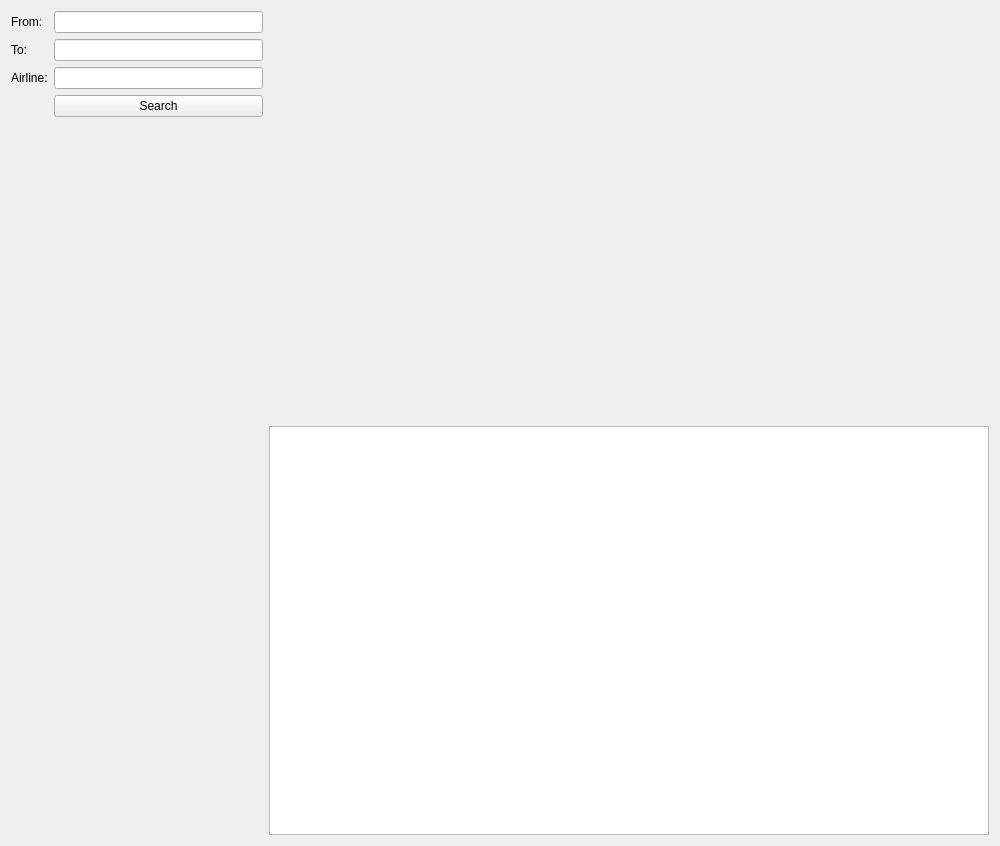
<?xml version="1.0" encoding="UTF-8"?>
<ui version="4.0">
 <class>MainWindow</class>
 <widget class="QMainWindow" name="MainWindow">
  <property name="geometry">
   <rect>
    <x>0</x>
    <y>0</y>
    <width>1000</width>
    <height>846</height>
   </rect>
  </property>
  <property name="sizePolicy">
   <sizepolicy hsizetype="Expanding" vsizetype="Expanding">
    <horstretch>0</horstretch>
    <verstretch>0</verstretch>
   </sizepolicy>
  </property>
  <property name="minimumSize">
   <size>
    <width>1000</width>
    <height>740</height>
   </size>
  </property>
  <property name="windowTitle">
   <string>MainWindow</string>
  </property>
  <widget class="QWidget" name="centralWidget">
   <property name="sizePolicy">
    <sizepolicy hsizetype="Expanding" vsizetype="Expanding">
     <horstretch>0</horstretch>
     <verstretch>0</verstretch>
    </sizepolicy>
   </property>
   <layout class="QGridLayout" name="gridLayout">
    <item row="0" column="0">
     <layout class="QHBoxLayout" name="horizontalLayout" stretch="280,720">
      <item>
       <layout class="QFormLayout" name="formLayout">
        <item row="4" column="0">
         <widget class="QLabel" name="airlineLabel">
          <property name="minimumSize">
           <size>
            <width>30</width>
            <height>0</height>
           </size>
          </property>
          <property name="text">
           <string>Airline:</string>
          </property>
         </widget>
        </item>
        <item row="2" column="0">
         <widget class="QLabel" name="fromLabel">
          <property name="minimumSize">
           <size>
            <width>30</width>
            <height>0</height>
           </size>
          </property>
          <property name="text">
           <string>From:</string>
          </property>
         </widget>
        </item>
        <item row="3" column="0">
         <widget class="QLabel" name="toLabel">
          <property name="minimumSize">
           <size>
            <width>30</width>
            <height>0</height>
           </size>
          </property>
          <property name="text">
           <string>To:</string>
          </property>
         </widget>
        </item>
        <item row="5" column="1">
         <widget class="QPushButton" name="pushButton">
          <property name="text">
           <string>Search</string>
          </property>
         </widget>
        </item>
        <item row="4" column="1">
         <widget class="QLineEdit" name="airlineSearch"/>
        </item>
        <item row="3" column="1">
         <widget class="QLineEdit" name="ToSearch"/>
        </item>
        <item row="2" column="1">
         <widget class="QLineEdit" name="FromSearch"/>
        </item>
       </layout>
      </item>
      <item>
       <layout class="QVBoxLayout" name="verticalLayout_2" stretch="360,360">
        <item>
         <widget class="QLabel" name="map">
          <property name="minimumSize">
           <size>
            <width>720</width>
            <height>360</height>
           </size>
          </property>
          <property name="baseSize">
           <size>
            <width>720</width>
            <height>360</height>
           </size>
          </property>
          <property name="text">
           <string/>
          </property>
          <property name="pixmap">
           <pixmap resource="flugresourcen.qrc">:/new/prefix1/static/Earthmap.jpg</pixmap>
          </property>
          <property name="scaledContents">
           <bool>false</bool>
          </property>
         </widget>
        </item>
        <item>
         <widget class="QTableView" name="table">
          <property name="minimumSize">
           <size>
            <width>720</width>
            <height>360</height>
           </size>
          </property>
         </widget>
        </item>
       </layout>
      </item>
     </layout>
    </item>
   </layout>
  </widget>
  <widget class="QMenuBar" name="menuBar">
   <property name="geometry">
    <rect>
     <x>0</x>
     <y>0</y>
     <width>1000</width>
     <height>22</height>
    </rect>
   </property>
  </widget>
 </widget>
 <layoutdefault spacing="6" margin="11"/>
 <resources>
  <include location="flugresourcen.qrc"/>
 </resources>
 <connections/>
</ui>
